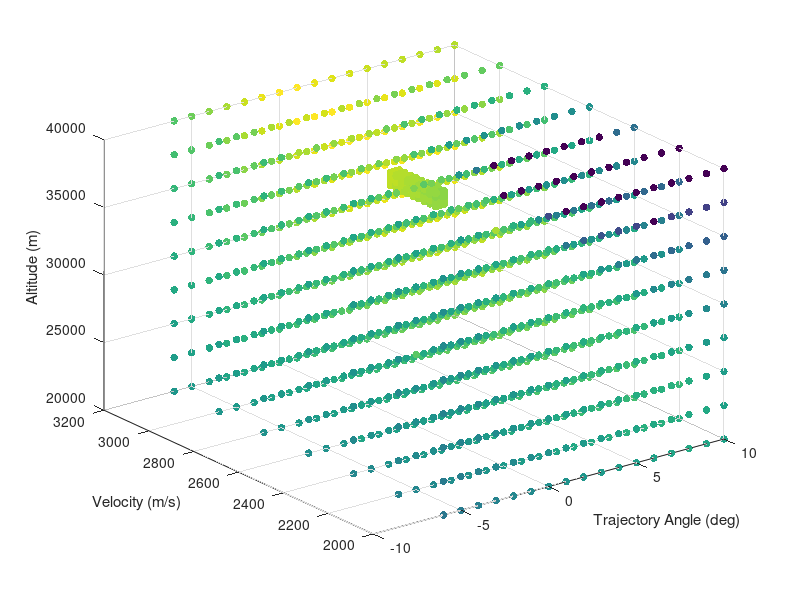

This figure's MATLAB source:
% visualising third stage cost results
clear all
ThirdStageData = sortrows(dlmread('thirdstage.dat'));
% map = [0, 0, 0
%     0, 0, 0
%     .0, 0, 0
%     .2, 0, 0
%     .6, 0, 0.0
%     1.0, 0, 0];
% colormap(map)

% colormap gray
scatter3(ThirdStageData(:,2),ThirdStageData(:,3),ThirdStageData(:,1),30,ThirdStageData(:,5), 'filled')

xlabel('Trajectory Angle (deg)')
ylabel('Velocity (m/s)')
zlabel('Altitude (m)')



% for deleting large values

% for i = 1:length(ThirdStageData)
% 
% if (ThirdStageData(i,5) > 350 ) & (ThirdStageData(i,2) < 0)
%     
% ThirdStageData(i,:) = [];
%     
% end
% 
% end
% 
% 
% dlmwrite('thirdstage.dat', ThirdStageData,'delimiter','\t')
% j = 2;
% x = 1;
% y = 1;
% z = 1;
% %for creating a 3D array
% for i = 1:length(ThirdStageData)
% if ThirdStageData(i,2) >= 0
%     
% if (ThirdStageData(j,1) == ThirdStageData(j-1,1)) && (ThirdStageData(j,2) == ThirdStageData(j-1,2)) ;
%     
% threeDMAT(x,y,z) = ThirdStageData(j-1,5);
% threeDAlt(x,y,z) = ThirdStageData(j-1,1);
% threeDAngle(x,y,z) = ThirdStageData(j-1,2);
% threeDVel(x,y,z) = ThirdStageData(j-1,3);
% 
% x = x + 1;
% 
% 
% 
% elseif (ThirdStageData(j,1) == ThirdStageData(j-1,1))
%     
% threeDMAT(x,y,z) = ThirdStageData(j-1,5);
% threeDAlt(x,y,z) = ThirdStageData(j-1,1);
% threeDAngle(x,y,z) = ThirdStageData(j-1,2);
% threeDVel(x,y,z) = ThirdStageData(j-1,3);
% 
% x = 1;
% y = y+1;
% 
% else
%     
% threeDMAT(x,y,z) = ThirdStageData(j-1,5);
% threeDAlt(x,y,z) = ThirdStageData(j-1,1);
% threeDAngle(x,y,z) = ThirdStageData(j-1,2);
% threeDVel(x,y,z) = ThirdStageData(j-1,3);
% 
% x = 1;
% y = 1;
% z = z + 1;
% end
% j = j+1;
% end
% end
% 
% 
% Alt = [20000:2500:40000];
% Angle = [0:10];
% Vel = [2000:200:3200];
% 
% [meshAlt,meshAngle,meshVel] = meshgrid(Alt,Angle,Vel);
% 
% 
% % slice(threeDMAT,[1,3,5],[],[])
% % colormap hsv
% 
% 
% contourslice(threeDMAT,[1,3,6],[],[],10)
